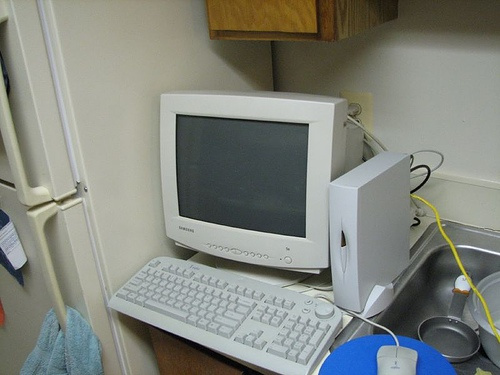
#> input picture Topic/001_read_show/test.jpg, 500 x 375 px, found by its file name
$ python 017_hist.py
#> lines starting #> are read from the running program, lines starting #| are printed output that depends on the picture
import cv2 as cv
import numpy as np
import matplotlib.pyplot as plt


def image_hist(image):
    cv.imshow("input_hist", image)
    color = ('blue', 'green', 'red')
    for i, color in enumerate(color):
        hist = cv.calcHist([image], [i], None, [256], [0, 256])
        plt.plot(hist, color=color)
        plt.xlim([0, 256])
    plt.show()


def custom_hist(gray):
    h, w = gray.shape
    hist = np.zeros([256], dtype=np.int32)
    for row in range(h):
        for col in range(w):
            pv = gray[row, col]
            hist[pv] += 1
    y_pos = np.arange(0, 256, 1, dtype=np.int32)
    plt.bar(y_pos, hist, align='center', color='r', alpha=0.5)
    plt.xticks(y_pos, y_pos)
    plt.ylabel('Frequency')
    plt.title('Histogram')
    plt.show()


src = cv.imread("H:\\OpenCV_Learning\\test.jpg")
#> src is the input picture: shape (375, 500, 3); mean B, G, R 126.1, 133.4, 130.1
cv.namedWindow("input", cv.WINDOW_AUTOSIZE)
gray = cv.cvtColor(src, cv.COLOR_BGR2GRAY)
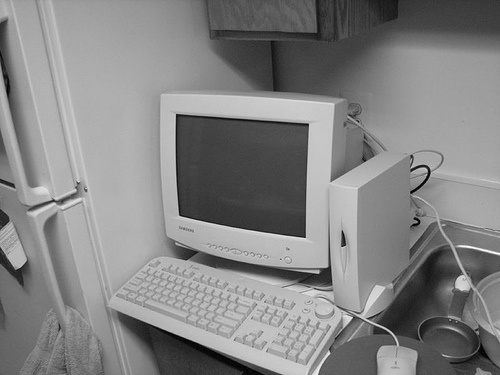
#> gray: shape (375, 500); min 0, max 254, mean 131.6
custom_hist(gray)
#> after the loop in custom_hist, `for row in range(h):`: hist = 256 values, max 3257 at index 176, min 0 at index 235, mean 732.4
#> in custom_hist, `plt.show()`:
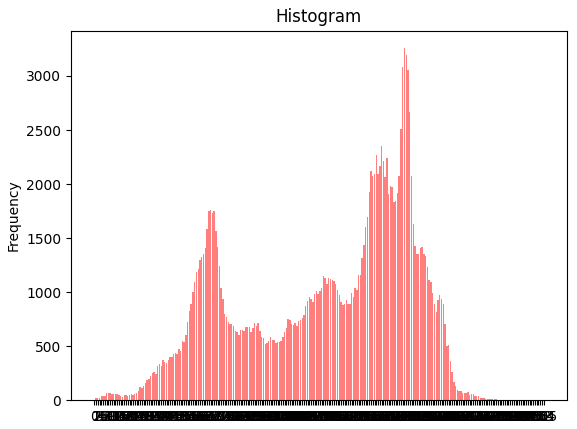
#> figure drawn by matplotlib, 1 panel; tallest bar 3257 high, from x = 175.6 to 176.4
# cv.imshow("input", gray)
image_hist(src)
#> in image_hist, `plt.show()`:
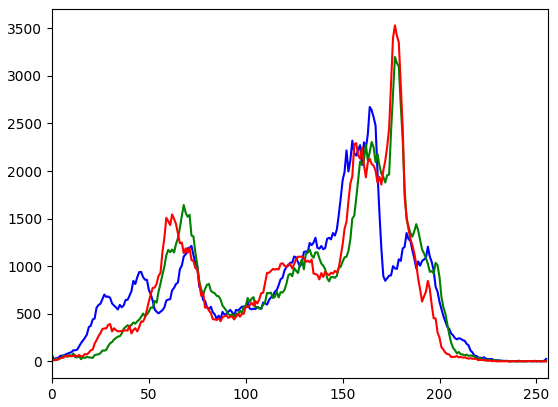
#> figure drawn by matplotlib, 1 panel; curve peaks at x = 164, y = 2673; curve peaks at x = 177, y = 3198; curve peaks at x = 177, y = 3530
cv.waitKey(0)
cv.destroyAllWindows()
